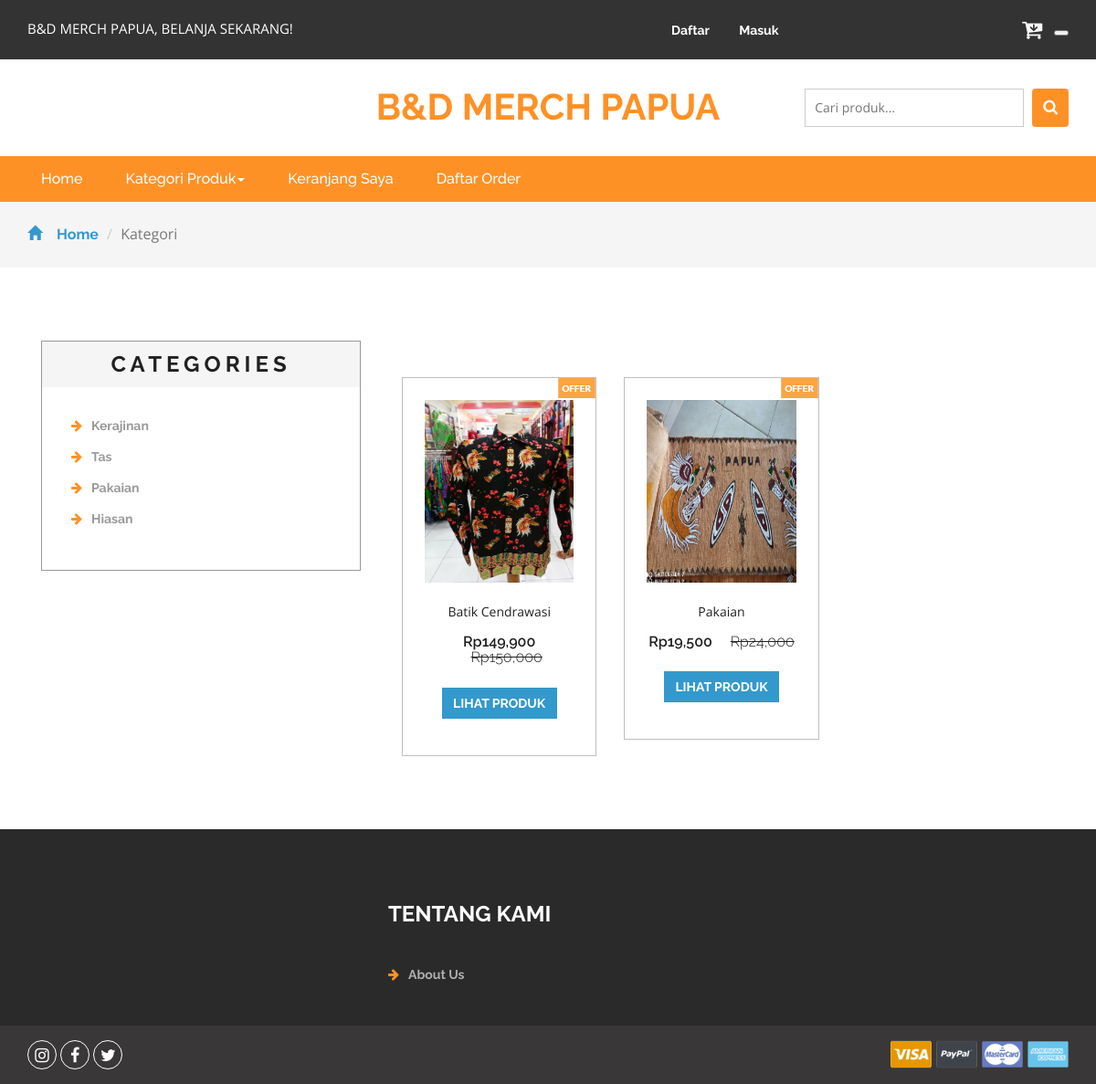
/kategori.php?idkategori=2, run on the app's committed database.
### tables this page shows
CREATE TABLE `kategori` (
  `idkategori` int(11) NOT NULL,
  `namakategori` varchar(20) NOT NULL,
  `tgldibuat` timestamp NOT NULL DEFAULT CURRENT_TIMESTAMP
);

CREATE TABLE `produk` (
  `idproduk` int(11) NOT NULL,
  `idkategori` int(11) NOT NULL,
  `namaproduk` varchar(30) NOT NULL,
  `gambar` varchar(100) NOT NULL,
  `deskripsi` varchar(200) NOT NULL,
  `rate` int(11) NOT NULL,
  `hargabefore` int(11) NOT NULL,
  `hargaafter` int(11) NOT NULL
);

### kategori.php (the view, shortened to what this page needs)
<?php
include 'dbconnect.php';
$idk = $_GET['idkategori'];
?>
<!DOCTYPE html>
<html>
<head>
<link href="css/bootstrap.css" rel="stylesheet" type="text/css" media="all" />
<link href="css/style.css" rel="stylesheet" type="text/css" media="all" />
<link href="css/font-awesome.css" rel="stylesheet">
</head>
<body>
	<div class="agileits_header">
		<div class="container">
			<div class="w3l_offers">
				<p>B&D MERCH  PAPUA, BELANJA SEKARANG!</p>
			</div>
			<div class="agile-login">
				<ul>
				<?php
				if(!isset($_SESSION['log'])){
					echo '
					<li><a href="registered.php"> Daftar</a></li>
					<li><a href="login.php">Masuk</a></li>
					';
				}
				?>
				</ul>
			</div>
			<div class="product_list_header">
					<a href="cart.php"><button class="w3view-cart" type="submit" name="submit" value=""><i class="fa fa-cart-arrow-down" aria-hidden="true"></i></button>
					 </a>
					 <a href="logout.php"><button class="close_1.png" type="submit" name="submit" value=""><i class="close_1.png" aria-hidden="true"></i></button>
					 </a>
			</div>
			<div class="clearfix"> </div>
		</div>
	</div>
	<div class="logo_products">
		<div class="container">
			<div class="w3ls_logo_products_left">
				<h1><a href="index.php">B&D MERCH PAPUA</a></h1>
			</div>
		<div class="w3l_search">
			<form action="search.php" method="post">
				<input type="search" name="Search" placeholder="Cari produk...">
				<button type="submit" class="btn btn-default search" aria-label="Left Align">
					<i class="fa fa-search" aria-hidden="true"> </i>
				</button>
			</form>
		</div>
			<div class="clearfix"> </div>
		</div>
	</div>
	<div class="navigation-agileits">
		<div class="container">
			<nav class="navbar navbar-default">
							<div class="collapse navbar-collapse" id="bs-megadropdown-tabs">
								<ul class="nav navbar-nav">
									<li class="active"><a href="index.php" class="act">Home</a></li>
									<li class="dropdown">
										<a href="#" class="dropdown-toggle" data-toggle="dropdown">Kategori Produk<b class="caret"></b></a>
									</li>
									<li><a href="cart.php">Keranjang Saya</a></li>
									<li><a href="daftarorder.php">Daftar Order</a></li>
								</ul>
							</div>
							</nav>
			</div>
		</div>
	<div class="breadcrumbs">
		<div class="container">
			<ol class="breadcrumb breadcrumb1 animated wow slideInLeft" data-wow-delay=".5s">
				<li><a href="index.php"><span class="glyphicon glyphicon-home" aria-hidden="true"></span>Home</a></li>
				<li class="active">Kategori</li>
			</ol>
		</div>
	</div>
	<div class="products">
		<div class="container">
			<div class="col-md-4 products-left">
				<div class="categories">
					<h2>Categories</h2>
					<ul class="cate">
						<?php
														$kat=mysqli_query($conn,"SELECT * from kategori order by idkategori ASC");
														while($p=mysqli_fetch_array($kat)){
															?>
														<li><a href="kategori.php?idkategori=<?php echo $p['idkategori'] ?>"><i class="fa fa-arrow-right" aria-hidden="true"></i><?php echo $p['namakategori'] ?></a></li>
														<?php
																	}
														?>
					</ul>
				</div>
			</div>
			<div class="col-md-8 products-right">
				<div class="agile_top_brands_grids">
				<?php
					$brgs=mysqli_query($conn,"SELECT * from produk where idkategori='$idk' order by idproduk ASC");
					$x = mysqli_num_rows($brgs);
					if($x>0){
					while($p=mysqli_fetch_array($brgs)){
					?>
						<div class="col-md-4 top_brand_left">
						<div class="hover14 column">
							<div class="agile_top_brand_left_grid">
								<div class="agile_top_brand_left_grid_pos">
									<img src="images/offer.png" alt=" " class="img-responsive" />
								</div>
								<div class="agile_top_brand_left_grid1">
									<figure>
										<div class="snipcart-item block">
											<div class="snipcart-thumb">
												<a href="product.php?idproduk=<?php echo $p['idproduk'] ?>"><img src="<?php echo $p['gambar']?>" width="200px" height="200px"></a>
												<p><?php echo $p['namaproduk'] ?></p>
												<h4>Rp<?php echo number_format($p['hargaafter']) ?> <span>Rp<?php echo number_format($p['hargabefore']) ?></span></h4>
											</div>
											<div class="snipcart-details top_brand_home_details">
												<fieldset>
													<a href="product.php?idproduk=<?php echo $p['idproduk'] ?>"><input type="submit" class="button" value="Lihat Produk" /></a>
												</fieldset>
											</div>
										</div>
									</figure>
								</div>
							</div>
						</div>
					</div>
						<?php
							}
					} else {
						echo "Data tidak ditemukan";
					}
						?>
				</div>
			</div>
		</div>
	</div>
<div class="footer">
		<div class="container">
			<div class="w3_footer_grids">
				<div class="col-md-4 w3_footer_grid">
				</div>
				<div class="col-md-3 w3_footer_grid">
					<h3>Tentang Kami</h3>
					<ul class="info">
						<li><i class="fa fa-arrow-right" aria-hidden="true"></i><a href="about.html">About Us</a></li>
				</div>
				<div class="clearfix"> </div>
			</div>
		</div>
	</div>
	<div class="footer-botm">
			<div class="container">
				<div class="w3layouts-foot">
					<ul>
						<li><a href="#" class="w3_agile_instagram"><i class="fa fa-instagram" aria-hidden="true"></i></a></li>
						<li><a href="#" class="w3_agile_facebook"><i class="fa fa-facebook" aria-hidden="true"></i></a></li>
						<li><a href="#" class="agile_twitter"><i class="fa fa-twitter" aria-hidden="true"></i></a></li>
					</ul>
				</div>
				<div class="payment-w3ls">
					<img src="images/card.png" alt=" " class="img-responsive">
				</div>
				<div class="clearfix"> </div>
			</div>
		</div>
<link href="css/skdslider.css" rel="stylesheet">
</body>
</html>

### data on the page
kategori: namakategori "Kerajinan"
kategori: namakategori "Tas"
kategori: namakategori "Pakaian"
kategori: namakategori "Hiasan"
produk: gambar (picture), namaproduk "Batik Cendrawasi", hargaafter "149,900", hargabefore "150,000"
produk: gambar (picture), namaproduk "Pakaian", hargaafter "19,500", hargabefore "24,000"
